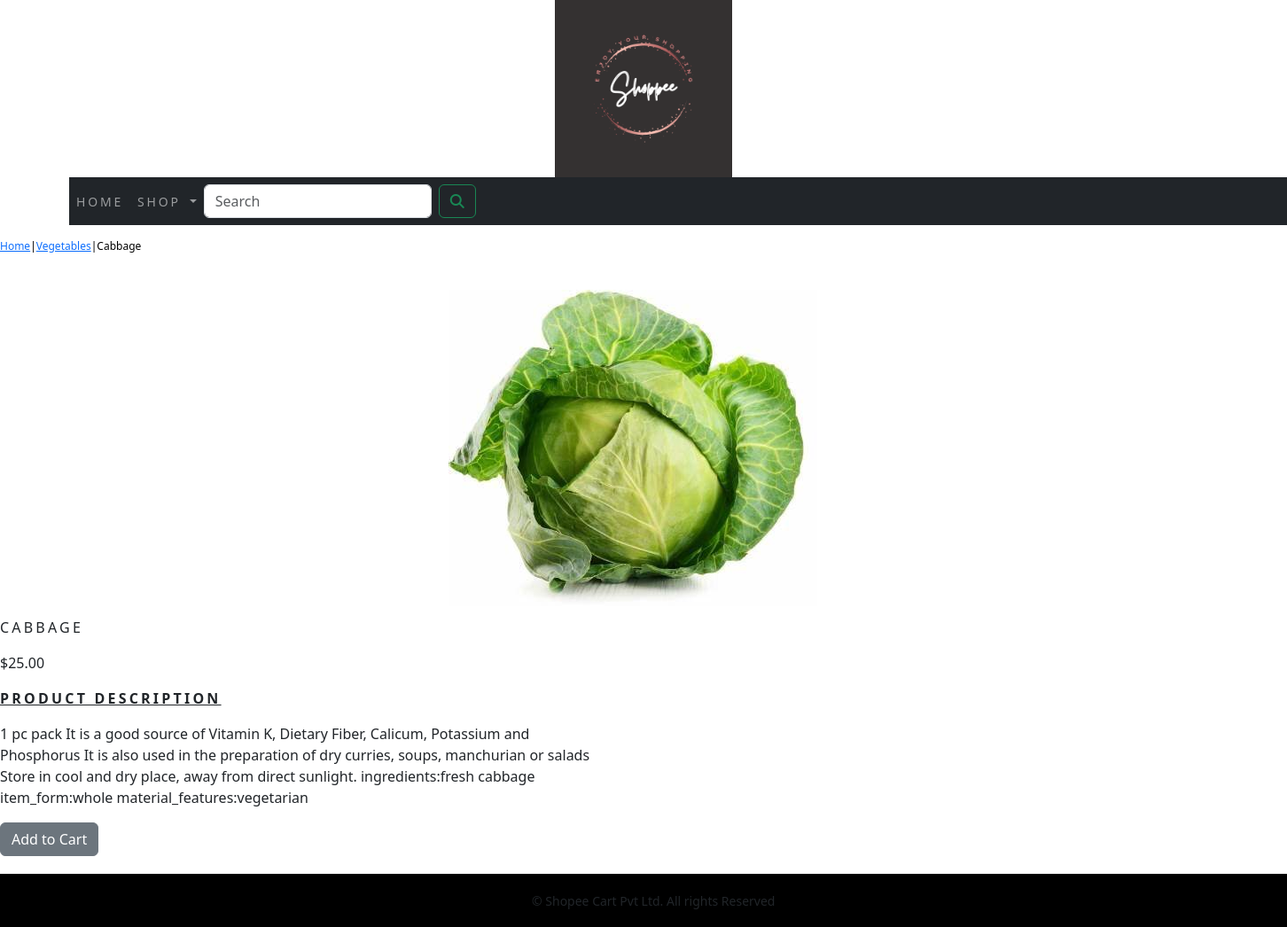
The app's page /shop/vegetables/cabbage/ with its own data.
### shoppingapp/models.py (models this page shows, shortened)
class Product(models.Model):
    name=models.CharField(max_length=250,unique=True)
    slug=models.SlugField(max_length=250,unique=True)
    description=models.TextField(blank=True)
    price=models.DecimalField(max_digits=10,decimal_places=2)
    category=models.ForeignKey(Category,on_delete=models.CASCADE)
    image=models.ImageField(upload_to='product',blank=True)
    stock=models.IntegerField()
    available=models.BooleanField(default=True)
    created=models.DateTimeField(auto_now_add=True)
    updated=models.DateTimeField(auto_now=True)
    class Meta:
        ordering= ('name', )
        verbose_name='product'
        verbose_name_plural='products'

class Category(models.Model):
    name=models.CharField(max_length=250,unique=True)
    slug=models.SlugField(max_length=250,unique=True)
    description=models.TextField(blank=True)
    image=models.ImageField(upload_to='category',blank=True)
    class Meta:
        ordering= ('name', )
        verbose_name='category'
        verbose_name_plural='categories'
    def get_url(self):
        return reverse('shoppingapp:products_by_category',args=[self.slug])
    def __str__(self):
        return '{}'.format(self.name)

### shoppingapp/views.py (the view)
# urls.py: path('<slug:c_slug>/<slug:product_slug>/',views.ProductDetail,name='ProductCatDetail')
def ProductDetail(request,c_slug,product_slug):
      try:
         product=Product.objects.get(category__slug=c_slug,slug=product_slug)
      except Exception as e:
         raise e
      return render(request,"product.html",{'product':product})

### cart/context_processors.py (called while the page is built)
def counter(request):
    item_count=0
    if 'admin' in request.path:
        return {}
    else:
        try:
            cart=Cart.objects.filter(cart_id=_cart_id(request))
            cart_items=CartItem.objects.all().filter(cart=cart[:1])
            for cart_item in cart_items:
                item_count += cart_item.quantity
        except Cart.DoesNotExist:
            item_count=0
    return dict(item_count=item_count)

### cart/views.py (called while the page is built)
def _cart_id(request):
    cart=request.session.session_key
    if not cart:
        cart=request.session.create()
    return cart

### shoppingapp/context_processors.py (called while the page is built)
def menu_links(request):
    links=Category.objects.all()
    return dict(links=links)

### templates/product.html (shortened to what this page needs)
{% extends 'base.html' %}
{% load static %}
{% block content %}
<div class="row my_product_row_class">
  <div class="mx_auto">
    <p><a href="{% url 'shoppingapp:AllProductCat' %}">Home</a>|<a href="{{product.category.get_url}}">{{product.category}}</a>|{{product.name}}</p>
  </div>
<div class="container"></div>
<br>
<div class="row">
  <div class="col-md-12 col-sm-12 col-md-2 col-lg-12 text-center">
    <div style="min-width:18rem;">
      <img src="{{product.image.url}}" alt="{{product.name}}">
    </div>
  </div>
  <div class="col-12 col-sm-12 col-md-12 col-lg-6">
      <div>
     <h1 class="my_product_title">{{product.name}}</h1>
     <p>${{product.price}}</p>
      <p class="my_title"><b><u>Product Description</u></b></p>
     <p class="text-justify my_product_text">{{product.description}}</p>
     {% if product.stock <= 0 %}
     <p class="text-justify my_product_text"><b>Out Of Stock</b></p>
     {% else %}
     <a class="btn btn-secondary" href="{% url 'cart:add_cart' product.id %}">Add to Cart</a>
     {% endif %}
  </div>
</div>
</div>
</div>
{% endblock %}

### static/css/custom.css (style rules this page uses)
body { font-family: 'Roboto', sans-serif; }
.my_title { font-size:16px; text-transform:uppercase; letter-spacing:.2em; }
.my_product_row_class { padding-top:15px; padding-bottom:20px; }
.my_product_row_class .mx_auto { color:#000; font-size:12px; text-decoration:none; }
.my_product_title { font-size:16px; text-transform:uppercase; letter-spacing:.2em; padding-top:15px; padding-bottom:10px; }
.my_product_text { padding-right:20px; }

### records on screen
Product: category "Vegetables", name "Cabbage", image (picture), name "CABBAGE", price "25.00", description "1 pc pack It is a good source of Vitamin K, Dietary Fiber, Calicum, Potassium and Phosphorus It is also used in the preparation of dry curries, soups, manchurian or salads Store in cool and dry place, away from direct sunlight. ingredients:fresh cabbage item_form:whole material_features:vegetarian"
